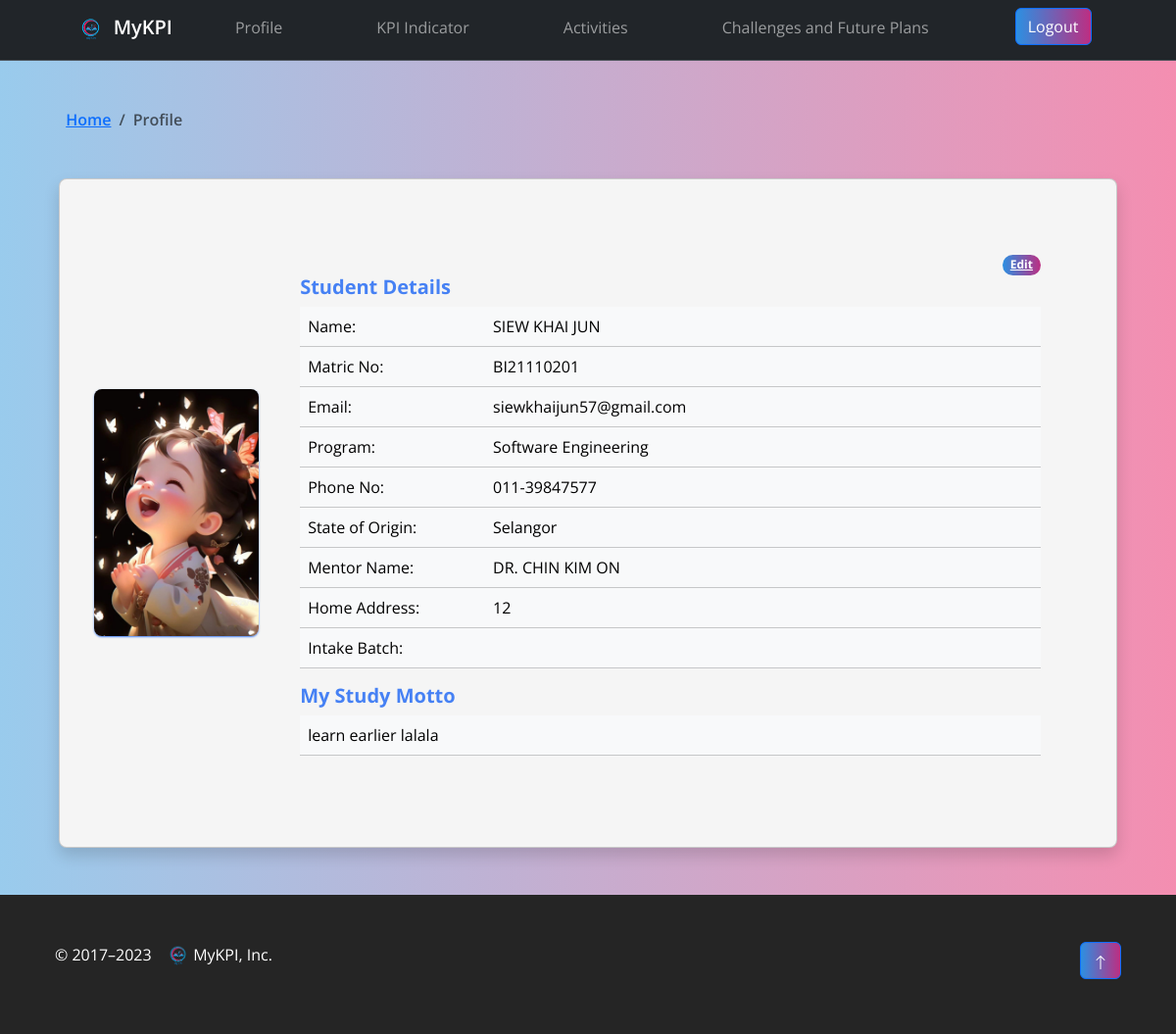
Screenshot of /index.php (signed in) with the database file from the repository.
### tables this page shows
CREATE TABLE `profile` (
  `id` int(11) NOT NULL,
  `userID` int(11) DEFAULT NULL,
  `username` varchar(255) DEFAULT NULL,
  `program` varchar(50) DEFAULT NULL,
  `mentor` varchar(255) DEFAULT NULL,
  `motto` text DEFAULT NULL,
  `profile_photo` varchar(255) DEFAULT 'cute.jpg',
  `phone_number` varchar(20) DEFAULT NULL,
  `state_of_origin` varchar(50) DEFAULT NULL,
  `home_address` varchar(255) DEFAULT NULL,
  `intake_batch` varchar(50) DEFAULT NULL
);

CREATE TABLE `user` (
  `userID` int(11) NOT NULL,
  `matricNo` varchar(20) NOT NULL,
  `userEmail` varchar(100) NOT NULL,
  `userPassword` varchar(255) NOT NULL,
  `registrationDate` date NOT NULL DEFAULT curdate()
);

### index.php (the view, shortened to what this page needs)
<?php
include("config.php");
$pageTitle = "Profile";
if (isset($_SESSION["UID"])) {
    $userId = $_SESSION["UID"];
    $sql = "SELECT u.matricNo, u.userEmail, p.username, p.program, p.mentor, p.motto, p.profile_photo, p.phone_number, p.state_of_origin, p.home_address, p.intake_batch
            FROM user u
            JOIN profile p ON u.userID = p.userID
            WHERE u.userID = $userId
            LIMIT 1";
    $result = mysqli_query($conn, $sql);
    if ($result) {
        if (mysqli_num_rows($result) > 0) {
            $row = mysqli_fetch_assoc($result);
            $matricNo = $row["matricNo"];
            $userEmail = $row["userEmail"];
            $username = $row["username"];
            $program = $row["program"];
            $mentor = $row["mentor"];
            $motto = $row["motto"];
            $profile_photo = $row["profile_photo"];
            $phone_number = $row["phone_number"];
            $state_of_origin = $row["state_of_origin"];
            $home_address = $row["home_address"];
            $intake_batch = $row["intake_batch"];
        } else {
            $error = "User data not found";
        }
    } else {
        $error = "Error in SQL query: " . mysqli_error($conn);
    }
    $content = '
        <div class="card mx-auto mx-md-5 text-center text-md-start rounded-3 details-card shadow">
            <div class="row g-0">
                <div class="col-md-5 col-lg-2 d-flex align-items-center justify-content-center text-center">
                    <img id="profileImage" src="profile_photos/' . ($profile_photo !== 'cute.jpg' ? $profile_photo : 'cute.jpg') . '" class="img-fluid rounded-3 image-card-shadow" alt="Profile Photo">
                </div>
                <div class="col-md-6 col-lg-10">
                    <div class="card-body details-card-body">
                        <div class="d-flex justify-content-end">
                            <span class="badge rounded-pill bg-primary btn-primary"><a href="profile_edit.php"
                                    class="text-white">Edit</a></span>
                        </div>
                        <h5 class="card-title display-7 fw-bold">Student Details</h5>
                        <table class="table table-light table-hover">
                            <tbody>
                                <tr>
                                    <td>Name:</td>
                                    <td class="w-75">' . $username . '</td>
                                </tr>
                                <tr>
                                    <td>Matric No:</td>
                                    <td class="w-75">' . $matricNo . '</td>
                                </tr>
                                <tr>
                                    <td>Email:</td>
                                    <td class="w-75">' . $userEmail . '</td>
                                </tr>
                                <tr>
                                    <td>Program:</td>
                                    <td class="w-75">' . $program . '</td>
                                </tr>
                                <tr>
                                    <td>Phone No:</td>
                                    <td class="w-75">' . $phone_number . '</td>
                                </tr>
                                <tr>
                                    <td>State of Origin:</td>
                                    <td class="w-75">' . $state_of_origin . '</td>
                                </tr>
                                <tr>
                                    <td>Mentor Name:</td>
                                    <td class="w-75">' . $mentor . ' </td>
                                </tr>
                                <tr>
                                    <td>Home Address:</td>
                                    <td class="w-75">' . $home_address . '</td>
                                </tr>
                                <tr>
                                    <td>Intake Batch:</td>
                                    <td class="w-75">' . $intake_batch . '</td>
                                </tr>
                            </tbody>
                        </table>
                        <h5 class="card-title display-7 fw-bold">My Study Motto</h5>
                        <table class="table table-light table-hover">
                            <tbody>
                                <tr>
                                    <td>' . ($motto == "" ? "&nbsp;" : $motto) . '</td>
                                </tr>
                            </tbody>
                        </table>
                    </div>
                </div>
            </div>
        </div>
    ';
    include 'template.php';
} else {
    header("location: login.php");
    exit();
}
?>

### template.php (shortened to what this page needs)
<!DOCTYPE html>
<html lang="en">
<head>
  <link rel="stylesheet" href="css/style.css">
  <link href="https://cdn.jsdelivr.net/npm/bootstrap@5.3.2/dist/css/bootstrap.min.css" rel="stylesheet"
>
</head>
<body>
  <?php
  echo '<nav class="navbar bg-dark border-bottom border-body navbar-expand-lg sticky-top" data-bs-theme="dark">
    <div class="container-fluid">
      <a class="navbar-brand d-lg-none" href="index.php">
        <img src="img/mykpilogo.png" alt="Logo" width="40" height="34"
          class="d-inline-block align-text-top">
        MyKPI
      </a>
      <button class="navbar-toggler collapsed btn-primary" type="button" data-bs-toggle="collapse"
        data-bs-target="#navbarsExample10" aria-controls="navbarsExample10" aria-expanded="false"
        aria-label="Toggle navigation">
        <span class="navbar-toggler-icon"></span>
      </button>
      <div class="navbar-collapse justify-content-md-center collapse" id="navbarsExample10" style="">
        <ul class="navbar-nav">
          <a class="navbar-brand d-none d-lg-block" href="index.php">
            <img src="img/mykpilogo.png" alt="Logo" width="34" height="34" class="d-inline-block align-text-top">
            MyKPI</a>
          <li class="nav-item">
            <a class="nav-link" aria-current="page" href="index.php">Profile</a>
          </li>
          <li class="nav-item">
            <a class="nav-link" href="mykpi.php">KPI Indicator</a>
          </li>
          <li class="nav-item">
            <a class="nav-link" href="activities.php">Activities</a>
          </li>
          <li class="nav-item">
            <a class="nav-link" href="cnfp.php">Challenges and Future Plans</a>
          </li>
          <li class="nav-item nav-pill">
            <a class="" href="logout.php"><button type="button" class="btn btn-primary">Logout</button></a>
          </li>
        </ul>
      </div>
    </div>
  </nav>';
  ?>
  <nav aria-label="breadcrumb" class="breadcrumb-details body-style">
    <ol class="breadcrumb">
      <li class="breadcrumb-item fw-semibold"><a href="index.php">Home</a></li>
      <li class="breadcrumb-item active fw-semibold" aria-current="page">
        <?php echo $pageTitle; ?>
      </li>
    </ol>
  </nav>
  <div class="container-fluid body-style">
    <?php echo $content; ?>
  </div>
  <footer class="container-fluid" id="copyright">
    <a href="#"><button type="button" class="btn btn-primary float-end">
        <svg xmlns="http://www.w3.org/2000/svg" width="16" height="16" fill="currentColor" class="bi bi-arrow-up"
          viewBox="0 0 16 16">
          <path fill-rule="evenodd"
            d="M8 15a.5.5 0 0 0 .5-.5V2.707l3.146 3.147a.5.5 0 0 0 .708-.708l-4-4a.5.5 0 0 0-.708 0l-4 4a.5.5 0 1 0 .708.708L7.5 2.707V14.5a.5.5 0 0 0 .5.5">
          </path>
        </svg>
      </button>
    </a>
    <p>© 2017–2023 &nbsp; <img src="img/mykpilogo.png" alt="Logo" width="30" height="30">MyKPI, Inc.
  </footer>
</body>
</html>

### css/style.css (style rules this page uses)
body, footer { font-family: 'Open Sans', sans-serif !important; }
.body-style { background: linear-gradient(90deg, rgba(52, 152, 219, 0.5), rgba(233, 30, 99, 0.5)); padding: 3rem 0rem; }
#copyright { padding: 3rem 3.5rem; color: white; background-color: rgb(37, 37, 37); }
.navbar-brand { margin: 0px 30px; font-weight: 600; }
.nav-item { margin: 0px 40px; font-weight: 400; }
.details-card { color: #4681f4 !important; background-color: whitesmoke !important; padding: 8% 3% 3% 3%; }
.image-card-shadow { box-shadow: 0 1px 2px; transition: box-shadow 0.3s ease-in-out; }
.details-card-body { padding: 5% !important; }
.breadcrumb { --bs-breadcrumb-margin-bottom: 0rem !important; }
.breadcrumb-details { padding: 3rem 0rem 0rem 4.2rem; }
.btn-primary { border: none; border-radius: none; background: linear-gradient(90deg, rgba(52, 152, 219, 0.8), rgba(233, 30, 99, 0.8)); }
@media (min-width: 768px) { .card { padding-top: 3%; } }

### rows the page displays
profile: profile_photo (picture), username "SIEW KHAI JUN", userID.matricNo "BI21110201", userID.userEmail "siewkhaijun57@gmail.com", program "Software Engineering", phone_number "011-39847577", state_of_origin "Selangor", mentor "DR. CHIN KIM ON", home_address "12", motto "learn earlier lalala"

### other values shown
$pageTitle "Profile"
